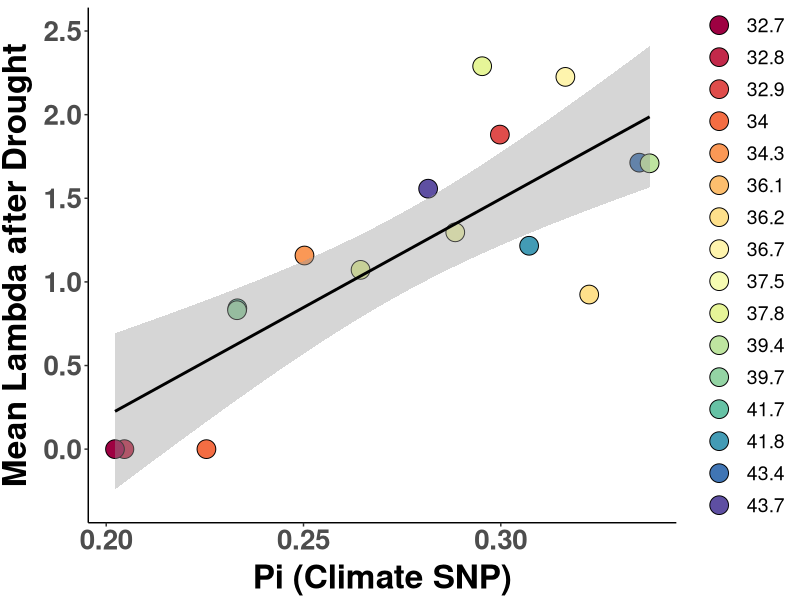
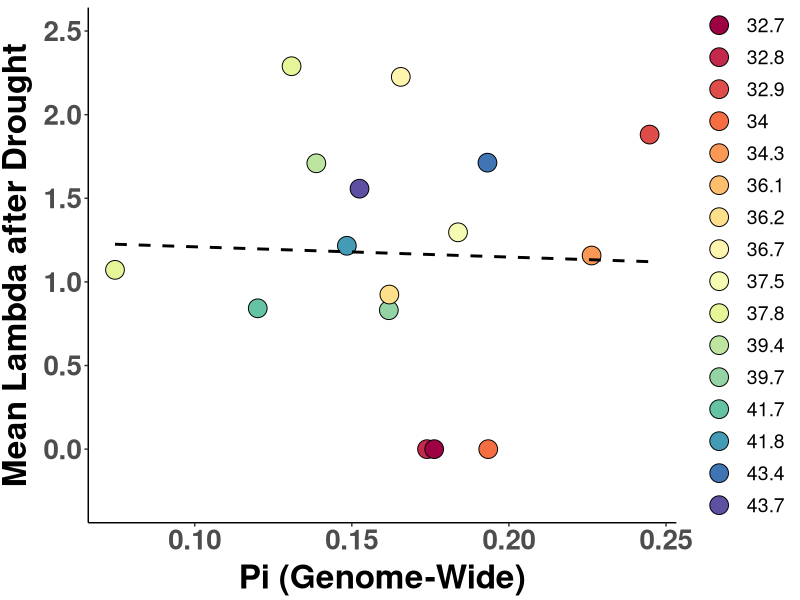
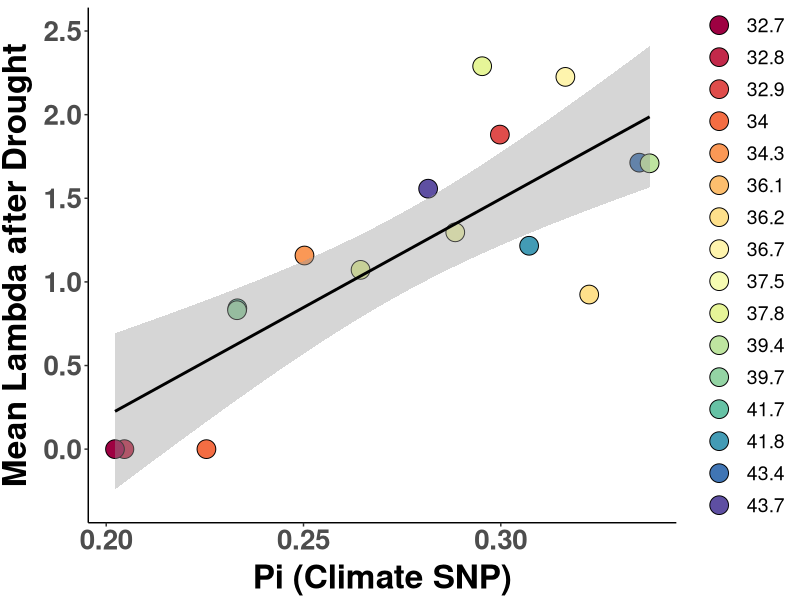
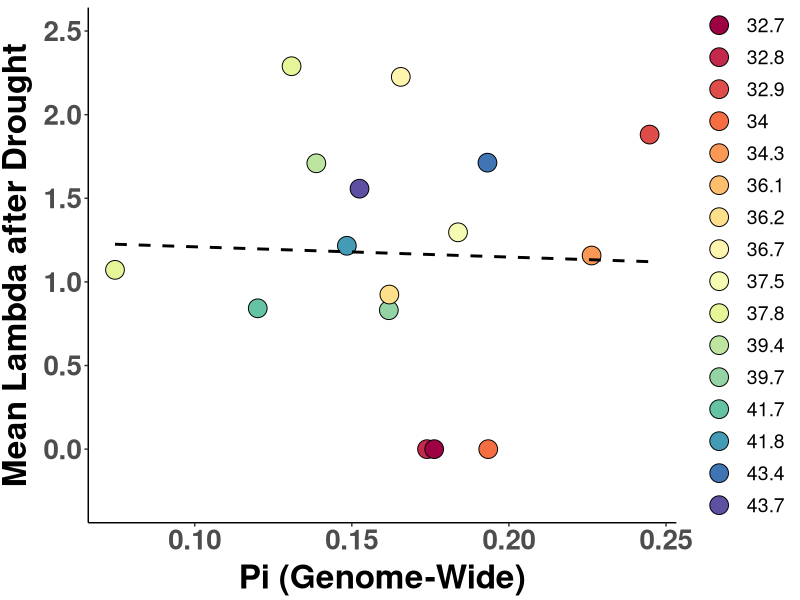

Write the R code that produced these figures, in order.
##################################################################################
## Plot pi against lambda.slope & lambda mean
## Author Daniel Anstett
## 
## 
## Last Modified Aug 3, 2023
###################################################################################

#Library install and import
library(tidyverse) 
library(car)
library(ggrepel)
library(RColorBrewer)
library(cowplot)

#Import population metadata
pop_meta <- read_csv("data/genomic_data/pop_meta_data.csv") %>% dplyr::select(Site, Paper_ID) #just to get translation of pop names <--> numbers
pop_meta[20,1] <- "Mill Creek" #Fill in missing information
pop_meta[20,2] <- 12

#Import Demography Data
demog_recovery <- read_csv("data/demography data/siteYear.lambda_responses_2010-2019.csv")

#Import PI for demography popoulations
pi_raw <- read_csv("data/genomic_data/raw_pi.csv")

#Joing Data Sets
demog_recovery <- left_join(demog_recovery,pop_meta,by=c("Site"="Site")) %>% rename(Site_Name=Site)
pi_pop <- left_join(demog_recovery,pi_raw,by=c("Paper_ID"="Site")) %>% 
  filter(Paper_ID!=12) %>% #remove site with unreliable demography data
  filter(Paper_ID!=27) 


#Run linear models
lm3 <- lm(lambda.mean.recovery~pi_snp_set,data=pi_pop)
lm4 <- lm(lambda.mean.recovery~pi_all_snps,data=pi_pop)

#Get summary and Anova for each model
summary(lm3)
Anova(lm3,type="III")
summary(lm4)
Anova(lm4,type="III")


###########################################################################################################

# N-S color gradient
lat_cols=colorRampPalette(brewer.pal(11,"Spectral"))
n.sites <- length(unique(pi_pop$Site_Name)) -2
color.list <- lat_cols(n.sites)


#Mean Lambda

#pi snp set
ggplot(pi_pop, aes(x=pi_snp_set, y=lambda.mean.recovery)) + 
  geom_point(aes(fill=as.factor(round(Latitude, 1))),shape=21,size =6)+
  geom_smooth(method=lm,color="black")+
  scale_y_continuous(name="Mean Lambda after Drought", limits=c(-0.3,2.5),breaks=seq(0,2.5,0.5))+
  scale_x_continuous(name="Pi (Climate SNP)")+
                     #, limits=c(0.2,0.35),breaks=seq(0.1,0.35,0.05))+
  scale_fill_manual(values=color.list) +
  theme_classic() + theme(
    axis.text.x = element_text(size=20, face="bold"),
    axis.text.y = element_text(size=20,face="bold"),
    axis.title.x = element_text(color="black", size=24, vjust = 0.5, face="bold"),
    axis.title.y = element_text(color="black", size=24,vjust = 1.7, face="bold",hjust=0.5),
    legend.title = element_blank(),
    legend.text = element_text(size = 14),  # Increase the size of the legend text
    legend.key.size = unit(2, "lines"),  # Increase the size of the legend dots
    legend.key.height = unit(1.6, "lines") #Reduce hight
  )
ggsave("Graphs/Demography_pi/3_pi_demography_snpset.pdf",width=8, height = 6, units = "in")


#global pi
ggplot(pi_pop, aes(x=pi_all_snps, y=lambda.mean.recovery)) + 
  geom_point(aes(fill=as.factor(round(Latitude, 1))),shape=21,size =6)+
  geom_smooth(method=lm,color="black", lty="dashed", se=FALSE)+
  scale_y_continuous(name="Mean Lambda after Drought", limits=c(-0.3,2.5), breaks=seq(0,2.5,0.5))+
  scale_x_continuous(name="Pi (Genome-Wide)")+
                     #,breaks=c(0.04,0.045,0.05,0.055,0.06))+
  scale_fill_manual(values=color.list) +
  theme_classic() + theme(
    axis.text.x = element_text(size=20, face="bold"),
    axis.text.y = element_text(size=20,face="bold"),
    axis.title.x = element_text(color="black", size=24, vjust = 0.5, face="bold"),
    axis.title.y = element_text(color="black", size=24,vjust = 1.7, face="bold",hjust=0.5),
    legend.title = element_blank(),
    legend.text = element_text(size = 14),  # Increase the size of the legend text
    legend.key.size = unit(2, "lines"),  # Increase the size of the legend dots
    legend.key.height = unit(1.6, "lines") #Reduce hight
  )

ggsave("Graphs/Demography_pi/4_pi_demography_global.pdf",width=8, height = 6, units = "in")






